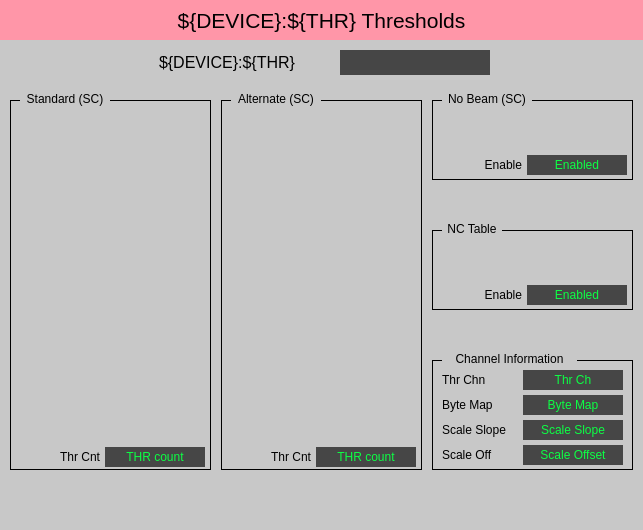
<?xml version="1.0" encoding="UTF-8"?>
<ui version="4.0">
 <class>Form</class>
 <widget class="QWidget" name="Form">
  <property name="geometry">
   <rect>
    <x>0</x>
    <y>0</y>
    <width>643</width>
    <height>530</height>
   </rect>
  </property>
  <property name="windowTitle">
   <string>Form</string>
  </property>
  <widget class="QFrame" name="frame">
   <property name="geometry">
    <rect>
     <x>0</x>
     <y>0</y>
     <width>643</width>
     <height>530</height>
    </rect>
   </property>
   <property name="styleSheet">
    <string notr="true">background-color: rgb(200, 200, 200);</string>
   </property>
   <property name="frameShape">
    <enum>QFrame::NoFrame</enum>
   </property>
   <property name="frameShadow">
    <enum>QFrame::Raised</enum>
   </property>
   <widget class="QLabel" name="label">
    <property name="geometry">
     <rect>
      <x>0</x>
      <y>0</y>
      <width>643</width>
      <height>40</height>
     </rect>
    </property>
    <property name="font">
     <font>
      <pointsize>16</pointsize>
     </font>
    </property>
    <property name="styleSheet">
     <string notr="true">background-color: rgb(255, 150, 168);</string>
    </property>
    <property name="text">
     <string>${DEVICE}:${THR} Thresholds</string>
    </property>
    <property name="alignment">
     <set>Qt::AlignCenter</set>
    </property>
   </widget>
   <widget class="QFrame" name="frame_2">
    <property name="geometry">
     <rect>
      <x>10</x>
      <y>100</y>
      <width>201</width>
      <height>370</height>
     </rect>
    </property>
    <property name="frameShape">
     <enum>QFrame::Box</enum>
    </property>
    <property name="frameShadow">
     <enum>QFrame::Plain</enum>
    </property>
    <widget class="PyDMEmbeddedDisplay" name="PyDMEmbeddedDisplay">
     <property name="geometry">
      <rect>
       <x>5</x>
       <y>10</y>
       <width>193</width>
       <height>42</height>
      </rect>
     </property>
     <property name="toolTip">
      <string/>
     </property>
     <property name="frameShape">
      <enum>QFrame::NoFrame</enum>
     </property>
     <property name="macros" stdset="0">
      <string>{&quot;P&quot;:&quot;${DEVICE}:${THR}&quot;,&quot;THR&quot;:&quot;T0&quot;,&quot;NUM&quot;:&quot;0&quot;}</string>
     </property>
     <property name="filename" stdset="0">
      <string>$PYDM/mps/mps_inline_threshold.ui</string>
     </property>
    </widget>
    <widget class="PyDMEmbeddedDisplay" name="PyDMEmbeddedDisplay_2">
     <property name="geometry">
      <rect>
       <x>5</x>
       <y>52</y>
       <width>193</width>
       <height>42</height>
      </rect>
     </property>
     <property name="toolTip">
      <string/>
     </property>
     <property name="frameShape">
      <enum>QFrame::NoFrame</enum>
     </property>
     <property name="macros" stdset="0">
      <string>{&quot;P&quot;:&quot;${DEVICE}:${THR}&quot;,&quot;THR&quot;:&quot;T1&quot;,&quot;NUM&quot;:&quot;1&quot;}</string>
     </property>
     <property name="filename" stdset="0">
      <string>$PYDM/mps/mps_inline_threshold.ui</string>
     </property>
    </widget>
    <widget class="PyDMEmbeddedDisplay" name="PyDMEmbeddedDisplay_3">
     <property name="geometry">
      <rect>
       <x>5</x>
       <y>94</y>
       <width>193</width>
       <height>42</height>
      </rect>
     </property>
     <property name="toolTip">
      <string/>
     </property>
     <property name="frameShape">
      <enum>QFrame::NoFrame</enum>
     </property>
     <property name="macros" stdset="0">
      <string>{&quot;P&quot;:&quot;${DEVICE}:${THR}&quot;,&quot;THR&quot;:&quot;T2&quot;,&quot;NUM&quot;:&quot;2&quot;}</string>
     </property>
     <property name="filename" stdset="0">
      <string>$PYDM/mps/mps_inline_threshold.ui</string>
     </property>
    </widget>
    <widget class="PyDMEmbeddedDisplay" name="PyDMEmbeddedDisplay_4">
     <property name="geometry">
      <rect>
       <x>5</x>
       <y>136</y>
       <width>193</width>
       <height>42</height>
      </rect>
     </property>
     <property name="toolTip">
      <string/>
     </property>
     <property name="frameShape">
      <enum>QFrame::NoFrame</enum>
     </property>
     <property name="macros" stdset="0">
      <string>{&quot;P&quot;:&quot;${DEVICE}:${THR}&quot;,&quot;THR&quot;:&quot;T3&quot;,&quot;NUM&quot;:&quot;3&quot;}</string>
     </property>
     <property name="filename" stdset="0">
      <string>$PYDM/mps/mps_inline_threshold.ui</string>
     </property>
    </widget>
    <widget class="PyDMEmbeddedDisplay" name="PyDMEmbeddedDisplay_5">
     <property name="geometry">
      <rect>
       <x>5</x>
       <y>178</y>
       <width>193</width>
       <height>42</height>
      </rect>
     </property>
     <property name="toolTip">
      <string/>
     </property>
     <property name="frameShape">
      <enum>QFrame::NoFrame</enum>
     </property>
     <property name="macros" stdset="0">
      <string>{&quot;P&quot;:&quot;${DEVICE}:${THR}&quot;,&quot;THR&quot;:&quot;T4&quot;,&quot;NUM&quot;:&quot;4&quot;}</string>
     </property>
     <property name="filename" stdset="0">
      <string>$PYDM/mps/mps_inline_threshold.ui</string>
     </property>
    </widget>
    <widget class="PyDMEmbeddedDisplay" name="PyDMEmbeddedDisplay_6">
     <property name="geometry">
      <rect>
       <x>5</x>
       <y>220</y>
       <width>193</width>
       <height>42</height>
      </rect>
     </property>
     <property name="toolTip">
      <string/>
     </property>
     <property name="frameShape">
      <enum>QFrame::NoFrame</enum>
     </property>
     <property name="macros" stdset="0">
      <string>{&quot;P&quot;:&quot;${DEVICE}:${THR}&quot;,&quot;THR&quot;:&quot;T5&quot;,&quot;NUM&quot;:&quot;5&quot;}</string>
     </property>
     <property name="filename" stdset="0">
      <string>$PYDM/mps/mps_inline_threshold.ui</string>
     </property>
    </widget>
    <widget class="PyDMEmbeddedDisplay" name="PyDMEmbeddedDisplay_7">
     <property name="geometry">
      <rect>
       <x>5</x>
       <y>262</y>
       <width>193</width>
       <height>42</height>
      </rect>
     </property>
     <property name="toolTip">
      <string/>
     </property>
     <property name="frameShape">
      <enum>QFrame::NoFrame</enum>
     </property>
     <property name="macros" stdset="0">
      <string>{&quot;P&quot;:&quot;${DEVICE}:${THR}&quot;,&quot;THR&quot;:&quot;T6&quot;,&quot;NUM&quot;:&quot;6&quot;}</string>
     </property>
     <property name="filename" stdset="0">
      <string>$PYDM/mps/mps_inline_threshold.ui</string>
     </property>
    </widget>
    <widget class="PyDMEmbeddedDisplay" name="PyDMEmbeddedDisplay_8">
     <property name="geometry">
      <rect>
       <x>5</x>
       <y>304</y>
       <width>193</width>
       <height>44</height>
      </rect>
     </property>
     <property name="toolTip">
      <string/>
     </property>
     <property name="frameShape">
      <enum>QFrame::NoFrame</enum>
     </property>
     <property name="macros" stdset="0">
      <string>{&quot;P&quot;:&quot;${DEVICE}:${THR}&quot;,&quot;THR&quot;:&quot;T7&quot;,&quot;NUM&quot;:&quot;7&quot;}</string>
     </property>
     <property name="filename" stdset="0">
      <string>$PYDM/mps/mps_inline_threshold.ui</string>
     </property>
    </widget>
    <widget class="PyDMLabel" name="PyDMLabel_8">
     <property name="geometry">
      <rect>
       <x>95</x>
       <y>347</y>
       <width>100</width>
       <height>20</height>
      </rect>
     </property>
     <property name="toolTip">
      <string/>
     </property>
     <property name="styleSheet">
      <string notr="true">color: rgb(12, 255, 68);
background-color: rgb(70, 70, 70);</string>
     </property>
     <property name="text">
      <string>THR count</string>
     </property>
     <property name="alignment">
      <set>Qt::AlignCenter</set>
     </property>
     <property name="showUnits" stdset="0">
      <bool>true</bool>
     </property>
     <property name="channel" stdset="0">
      <string>ca://${DEVICE}:${THR}_THR_CNT</string>
     </property>
    </widget>
    <widget class="QLabel" name="label_9">
     <property name="geometry">
      <rect>
       <x>27</x>
       <y>347</y>
       <width>63</width>
       <height>20</height>
      </rect>
     </property>
     <property name="text">
      <string>Thr Cnt</string>
     </property>
     <property name="alignment">
      <set>Qt::AlignRight|Qt::AlignTrailing|Qt::AlignVCenter</set>
     </property>
    </widget>
   </widget>
   <widget class="QLabel" name="label_2">
    <property name="geometry">
     <rect>
      <x>20</x>
      <y>90</y>
      <width>90</width>
      <height>17</height>
     </rect>
    </property>
    <property name="text">
     <string>Standard (SC)</string>
    </property>
    <property name="alignment">
     <set>Qt::AlignCenter</set>
    </property>
   </widget>
   <widget class="QFrame" name="frame_3">
    <property name="geometry">
     <rect>
      <x>221</x>
      <y>100</y>
      <width>201</width>
      <height>370</height>
     </rect>
    </property>
    <property name="frameShape">
     <enum>QFrame::Box</enum>
    </property>
    <property name="frameShadow">
     <enum>QFrame::Plain</enum>
    </property>
    <widget class="PyDMEmbeddedDisplay" name="PyDMEmbeddedDisplay_9">
     <property name="geometry">
      <rect>
       <x>5</x>
       <y>10</y>
       <width>193</width>
       <height>42</height>
      </rect>
     </property>
     <property name="toolTip">
      <string/>
     </property>
     <property name="frameShape">
      <enum>QFrame::NoFrame</enum>
     </property>
     <property name="macros" stdset="0">
      <string>{&quot;P&quot;:&quot;${DEVICE}:${THR}&quot;,&quot;THR&quot;:&quot;T0_ALT&quot;,&quot;NUM&quot;:&quot;0&quot;}</string>
     </property>
     <property name="filename" stdset="0">
      <string>$PYDM/mps/mps_inline_threshold.ui</string>
     </property>
    </widget>
    <widget class="PyDMEmbeddedDisplay" name="PyDMEmbeddedDisplay_10">
     <property name="geometry">
      <rect>
       <x>5</x>
       <y>52</y>
       <width>193</width>
       <height>42</height>
      </rect>
     </property>
     <property name="toolTip">
      <string/>
     </property>
     <property name="frameShape">
      <enum>QFrame::NoFrame</enum>
     </property>
     <property name="macros" stdset="0">
      <string>{&quot;P&quot;:&quot;${DEVICE}:${THR}&quot;,&quot;THR&quot;:&quot;T1_ALT&quot;,&quot;NUM&quot;:&quot;1&quot;}</string>
     </property>
     <property name="filename" stdset="0">
      <string>$PYDM/mps/mps_inline_threshold.ui</string>
     </property>
    </widget>
    <widget class="PyDMEmbeddedDisplay" name="PyDMEmbeddedDisplay_11">
     <property name="geometry">
      <rect>
       <x>5</x>
       <y>94</y>
       <width>193</width>
       <height>42</height>
      </rect>
     </property>
     <property name="toolTip">
      <string/>
     </property>
     <property name="frameShape">
      <enum>QFrame::NoFrame</enum>
     </property>
     <property name="macros" stdset="0">
      <string>{&quot;P&quot;:&quot;${DEVICE}:${THR}&quot;,&quot;THR&quot;:&quot;T2_ALT&quot;,&quot;NUM&quot;:&quot;2&quot;}</string>
     </property>
     <property name="filename" stdset="0">
      <string>$PYDM/mps/mps_inline_threshold.ui</string>
     </property>
    </widget>
    <widget class="PyDMEmbeddedDisplay" name="PyDMEmbeddedDisplay_12">
     <property name="geometry">
      <rect>
       <x>5</x>
       <y>136</y>
       <width>193</width>
       <height>42</height>
      </rect>
     </property>
     <property name="toolTip">
      <string/>
     </property>
     <property name="frameShape">
      <enum>QFrame::NoFrame</enum>
     </property>
     <property name="macros" stdset="0">
      <string>{&quot;P&quot;:&quot;${DEVICE}:${THR}&quot;,&quot;THR&quot;:&quot;T3_ALT&quot;,&quot;NUM&quot;:&quot;3&quot;}</string>
     </property>
     <property name="filename" stdset="0">
      <string>$PYDM/mps/mps_inline_threshold.ui</string>
     </property>
    </widget>
    <widget class="PyDMEmbeddedDisplay" name="PyDMEmbeddedDisplay_13">
     <property name="geometry">
      <rect>
       <x>5</x>
       <y>178</y>
       <width>193</width>
       <height>42</height>
      </rect>
     </property>
     <property name="toolTip">
      <string/>
     </property>
     <property name="frameShape">
      <enum>QFrame::NoFrame</enum>
     </property>
     <property name="macros" stdset="0">
      <string>{&quot;P&quot;:&quot;${DEVICE}:${THR}&quot;,&quot;THR&quot;:&quot;T4_ALT&quot;,&quot;NUM&quot;:&quot;4&quot;}</string>
     </property>
     <property name="filename" stdset="0">
      <string>$PYDM/mps/mps_inline_threshold.ui</string>
     </property>
    </widget>
    <widget class="PyDMEmbeddedDisplay" name="PyDMEmbeddedDisplay_14">
     <property name="geometry">
      <rect>
       <x>5</x>
       <y>220</y>
       <width>193</width>
       <height>42</height>
      </rect>
     </property>
     <property name="toolTip">
      <string/>
     </property>
     <property name="frameShape">
      <enum>QFrame::NoFrame</enum>
     </property>
     <property name="macros" stdset="0">
      <string>{&quot;P&quot;:&quot;${DEVICE}:${THR}&quot;,&quot;THR&quot;:&quot;T5_ALT&quot;,&quot;NUM&quot;:&quot;5&quot;}</string>
     </property>
     <property name="filename" stdset="0">
      <string>$PYDM/mps/mps_inline_threshold.ui</string>
     </property>
    </widget>
    <widget class="PyDMEmbeddedDisplay" name="PyDMEmbeddedDisplay_15">
     <property name="geometry">
      <rect>
       <x>5</x>
       <y>262</y>
       <width>193</width>
       <height>42</height>
      </rect>
     </property>
     <property name="toolTip">
      <string/>
     </property>
     <property name="frameShape">
      <enum>QFrame::NoFrame</enum>
     </property>
     <property name="macros" stdset="0">
      <string>{&quot;P&quot;:&quot;${DEVICE}:${THR}&quot;,&quot;THR&quot;:&quot;T6_ALT&quot;,&quot;NUM&quot;:&quot;6&quot;}</string>
     </property>
     <property name="filename" stdset="0">
      <string>$PYDM/mps/mps_inline_threshold.ui</string>
     </property>
    </widget>
    <widget class="PyDMEmbeddedDisplay" name="PyDMEmbeddedDisplay_16">
     <property name="geometry">
      <rect>
       <x>5</x>
       <y>304</y>
       <width>193</width>
       <height>44</height>
      </rect>
     </property>
     <property name="toolTip">
      <string/>
     </property>
     <property name="frameShape">
      <enum>QFrame::NoFrame</enum>
     </property>
     <property name="macros" stdset="0">
      <string>{&quot;P&quot;:&quot;${DEVICE}:${THR}&quot;,&quot;THR&quot;:&quot;T7_ALT&quot;,&quot;NUM&quot;:&quot;7&quot;}</string>
     </property>
     <property name="filename" stdset="0">
      <string>$PYDM/mps/mps_inline_threshold.ui</string>
     </property>
    </widget>
    <widget class="PyDMLabel" name="PyDMLabel_7">
     <property name="geometry">
      <rect>
       <x>95</x>
       <y>347</y>
       <width>100</width>
       <height>20</height>
      </rect>
     </property>
     <property name="toolTip">
      <string/>
     </property>
     <property name="styleSheet">
      <string notr="true">color: rgb(12, 255, 68);
background-color: rgb(70, 70, 70);</string>
     </property>
     <property name="text">
      <string>THR count</string>
     </property>
     <property name="alignment">
      <set>Qt::AlignCenter</set>
     </property>
     <property name="showUnits" stdset="0">
      <bool>true</bool>
     </property>
     <property name="channel" stdset="0">
      <string>ca://${DEVICE}:${THR}_THR_CNT</string>
     </property>
    </widget>
    <widget class="QLabel" name="label_10">
     <property name="geometry">
      <rect>
       <x>27</x>
       <y>347</y>
       <width>63</width>
       <height>20</height>
      </rect>
     </property>
     <property name="text">
      <string>Thr Cnt</string>
     </property>
     <property name="alignment">
      <set>Qt::AlignRight|Qt::AlignTrailing|Qt::AlignVCenter</set>
     </property>
    </widget>
   </widget>
   <widget class="QLabel" name="label_3">
    <property name="geometry">
     <rect>
      <x>231</x>
      <y>90</y>
      <width>90</width>
      <height>17</height>
     </rect>
    </property>
    <property name="text">
     <string>Alternate (SC)</string>
    </property>
    <property name="alignment">
     <set>Qt::AlignCenter</set>
    </property>
   </widget>
   <widget class="QFrame" name="frame_4">
    <property name="geometry">
     <rect>
      <x>432</x>
      <y>100</y>
      <width>201</width>
      <height>80</height>
     </rect>
    </property>
    <property name="frameShape">
     <enum>QFrame::Box</enum>
    </property>
    <property name="frameShadow">
     <enum>QFrame::Plain</enum>
    </property>
    <widget class="PyDMEmbeddedDisplay" name="PyDMEmbeddedDisplay_17">
     <property name="geometry">
      <rect>
       <x>5</x>
       <y>10</y>
       <width>193</width>
       <height>42</height>
      </rect>
     </property>
     <property name="toolTip">
      <string/>
     </property>
     <property name="frameShape">
      <enum>QFrame::NoFrame</enum>
     </property>
     <property name="macros" stdset="0">
      <string>{&quot;P&quot;:&quot;${DEVICE}:${THR}&quot;,&quot;THR&quot;:&quot;T0_IDL&quot;,&quot;NUM&quot;:&quot;0&quot;}</string>
     </property>
     <property name="filename" stdset="0">
      <string>$PYDM/mps/mps_inline_threshold.ui</string>
     </property>
    </widget>
    <widget class="PyDMLabel" name="PyDMLabel_6">
     <property name="geometry">
      <rect>
       <x>95</x>
       <y>55</y>
       <width>100</width>
       <height>20</height>
      </rect>
     </property>
     <property name="toolTip">
      <string/>
     </property>
     <property name="styleSheet">
      <string notr="true">color: rgb(12, 255, 68);
background-color: rgb(70, 70, 70);</string>
     </property>
     <property name="text">
      <string>Enabled</string>
     </property>
     <property name="alignment">
      <set>Qt::AlignCenter</set>
     </property>
     <property name="showUnits" stdset="0">
      <bool>true</bool>
     </property>
     <property name="channel" stdset="0">
      <string>ca://${DEVICE}:${THR}_IDL_EN</string>
     </property>
    </widget>
    <widget class="QLabel" name="label_7">
     <property name="geometry">
      <rect>
       <x>45</x>
       <y>55</y>
       <width>45</width>
       <height>20</height>
      </rect>
     </property>
     <property name="text">
      <string>Enable</string>
     </property>
     <property name="alignment">
      <set>Qt::AlignRight|Qt::AlignTrailing|Qt::AlignVCenter</set>
     </property>
    </widget>
   </widget>
   <widget class="QLabel" name="label_4">
    <property name="geometry">
     <rect>
      <x>442</x>
      <y>90</y>
      <width>90</width>
      <height>17</height>
     </rect>
    </property>
    <property name="text">
     <string>No Beam (SC)</string>
    </property>
    <property name="alignment">
     <set>Qt::AlignCenter</set>
    </property>
   </widget>
   <widget class="QFrame" name="frame_5">
    <property name="geometry">
     <rect>
      <x>432</x>
      <y>230</y>
      <width>201</width>
      <height>80</height>
     </rect>
    </property>
    <property name="frameShape">
     <enum>QFrame::Box</enum>
    </property>
    <property name="frameShadow">
     <enum>QFrame::Plain</enum>
    </property>
    <widget class="PyDMEmbeddedDisplay" name="PyDMEmbeddedDisplay_18">
     <property name="geometry">
      <rect>
       <x>5</x>
       <y>10</y>
       <width>193</width>
       <height>42</height>
      </rect>
     </property>
     <property name="toolTip">
      <string/>
     </property>
     <property name="frameShape">
      <enum>QFrame::NoFrame</enum>
     </property>
     <property name="macros" stdset="0">
      <string>{&quot;P&quot;:&quot;${DEVICE}:${THR}&quot;,&quot;THR&quot;:&quot;T0_LC1&quot;,&quot;NUM&quot;:&quot;0&quot;}</string>
     </property>
     <property name="filename" stdset="0">
      <string>$PYDM/mps/mps_inline_threshold.ui</string>
     </property>
    </widget>
    <widget class="PyDMLabel" name="PyDMLabel_5">
     <property name="geometry">
      <rect>
       <x>95</x>
       <y>55</y>
       <width>100</width>
       <height>20</height>
      </rect>
     </property>
     <property name="toolTip">
      <string/>
     </property>
     <property name="styleSheet">
      <string notr="true">color: rgb(12, 255, 68);
background-color: rgb(70, 70, 70);</string>
     </property>
     <property name="text">
      <string>Enabled</string>
     </property>
     <property name="alignment">
      <set>Qt::AlignCenter</set>
     </property>
     <property name="showUnits" stdset="0">
      <bool>true</bool>
     </property>
     <property name="channel" stdset="0">
      <string>ca://${DEVICE}:${THR}_LC1_EN</string>
     </property>
    </widget>
    <widget class="QLabel" name="label_8">
     <property name="geometry">
      <rect>
       <x>45</x>
       <y>55</y>
       <width>45</width>
       <height>20</height>
      </rect>
     </property>
     <property name="text">
      <string>Enable</string>
     </property>
     <property name="alignment">
      <set>Qt::AlignRight|Qt::AlignTrailing|Qt::AlignVCenter</set>
     </property>
    </widget>
   </widget>
   <widget class="QLabel" name="label_5">
    <property name="geometry">
     <rect>
      <x>442</x>
      <y>220</y>
      <width>60</width>
      <height>17</height>
     </rect>
    </property>
    <property name="text">
     <string>NC Table</string>
    </property>
    <property name="alignment">
     <set>Qt::AlignCenter</set>
    </property>
   </widget>
   <widget class="QFrame" name="frame_6">
    <property name="geometry">
     <rect>
      <x>432</x>
      <y>360</y>
      <width>201</width>
      <height>110</height>
     </rect>
    </property>
    <property name="frameShape">
     <enum>QFrame::Box</enum>
    </property>
    <property name="frameShadow">
     <enum>QFrame::Plain</enum>
    </property>
    <widget class="PyDMLabel" name="PyDMLabel">
     <property name="geometry">
      <rect>
       <x>91</x>
       <y>10</y>
       <width>100</width>
       <height>20</height>
      </rect>
     </property>
     <property name="toolTip">
      <string/>
     </property>
     <property name="styleSheet">
      <string notr="true">color: rgb(12, 255, 68);
background-color: rgb(70, 70, 70);</string>
     </property>
     <property name="text">
      <string>Thr Ch</string>
     </property>
     <property name="alignment">
      <set>Qt::AlignCenter</set>
     </property>
     <property name="showUnits" stdset="0">
      <bool>true</bool>
     </property>
     <property name="channel" stdset="0">
      <string>ca://${DEVICE}:${THR}_THR_CH</string>
     </property>
    </widget>
    <widget class="PyDMLabel" name="PyDMLabel_2">
     <property name="geometry">
      <rect>
       <x>91</x>
       <y>35</y>
       <width>100</width>
       <height>20</height>
      </rect>
     </property>
     <property name="toolTip">
      <string/>
     </property>
     <property name="styleSheet">
      <string notr="true">color: rgb(12, 255, 68);
background-color: rgb(70, 70, 70);</string>
     </property>
     <property name="text">
      <string>Byte Map</string>
     </property>
     <property name="alignment">
      <set>Qt::AlignCenter</set>
     </property>
     <property name="showUnits" stdset="0">
      <bool>true</bool>
     </property>
     <property name="channel" stdset="0">
      <string>ca://${DEVICE}:${THR}_THR_BYTEMAP</string>
     </property>
    </widget>
    <widget class="PyDMLabel" name="PyDMLabel_3">
     <property name="geometry">
      <rect>
       <x>91</x>
       <y>60</y>
       <width>100</width>
       <height>20</height>
      </rect>
     </property>
     <property name="toolTip">
      <string/>
     </property>
     <property name="styleSheet">
      <string notr="true">color: rgb(12, 255, 68);
background-color: rgb(70, 70, 70);</string>
     </property>
     <property name="text">
      <string>Scale Slope</string>
     </property>
     <property name="alignment">
      <set>Qt::AlignCenter</set>
     </property>
     <property name="showUnits" stdset="0">
      <bool>true</bool>
     </property>
     <property name="channel" stdset="0">
      <string>ca://${DEVICE}:${THR}_SS_RBV</string>
     </property>
    </widget>
    <widget class="PyDMLabel" name="PyDMLabel_4">
     <property name="geometry">
      <rect>
       <x>91</x>
       <y>85</y>
       <width>100</width>
       <height>20</height>
      </rect>
     </property>
     <property name="toolTip">
      <string/>
     </property>
     <property name="styleSheet">
      <string notr="true">color: rgb(12, 255, 68);
background-color: rgb(70, 70, 70);</string>
     </property>
     <property name="text">
      <string>Scale Offset</string>
     </property>
     <property name="alignment">
      <set>Qt::AlignCenter</set>
     </property>
     <property name="showUnits" stdset="0">
      <bool>true</bool>
     </property>
     <property name="channel" stdset="0">
      <string>ca://${DEVICE}:${THR}_SO_RBV</string>
     </property>
    </widget>
    <widget class="QLabel" name="label_11">
     <property name="geometry">
      <rect>
       <x>10</x>
       <y>10</y>
       <width>63</width>
       <height>20</height>
      </rect>
     </property>
     <property name="text">
      <string>Thr Chn</string>
     </property>
     <property name="alignment">
      <set>Qt::AlignLeading|Qt::AlignLeft|Qt::AlignVCenter</set>
     </property>
    </widget>
    <widget class="QLabel" name="label_12">
     <property name="geometry">
      <rect>
       <x>10</x>
       <y>35</y>
       <width>63</width>
       <height>20</height>
      </rect>
     </property>
     <property name="text">
      <string>Byte Map</string>
     </property>
     <property name="alignment">
      <set>Qt::AlignLeading|Qt::AlignLeft|Qt::AlignVCenter</set>
     </property>
    </widget>
    <widget class="QLabel" name="label_13">
     <property name="geometry">
      <rect>
       <x>10</x>
       <y>60</y>
       <width>75</width>
       <height>20</height>
      </rect>
     </property>
     <property name="text">
      <string>Scale Slope</string>
     </property>
     <property name="alignment">
      <set>Qt::AlignLeading|Qt::AlignLeft|Qt::AlignVCenter</set>
     </property>
    </widget>
    <widget class="QLabel" name="label_14">
     <property name="geometry">
      <rect>
       <x>10</x>
       <y>85</y>
       <width>75</width>
       <height>20</height>
      </rect>
     </property>
     <property name="text">
      <string>Scale Off</string>
     </property>
     <property name="alignment">
      <set>Qt::AlignLeading|Qt::AlignLeft|Qt::AlignVCenter</set>
     </property>
    </widget>
   </widget>
   <widget class="QLabel" name="label_6">
    <property name="geometry">
     <rect>
      <x>442</x>
      <y>350</y>
      <width>135</width>
      <height>17</height>
     </rect>
    </property>
    <property name="text">
     <string>Channel Information</string>
    </property>
    <property name="alignment">
     <set>Qt::AlignCenter</set>
    </property>
   </widget>
   <widget class="QLabel" name="label_15">
    <property name="geometry">
     <rect>
      <x>159</x>
      <y>50</y>
      <width>175</width>
      <height>25</height>
     </rect>
    </property>
    <property name="font">
     <font>
      <pointsize>12</pointsize>
     </font>
    </property>
    <property name="text">
     <string>${DEVICE}:${THR}</string>
    </property>
   </widget>
   <widget class="PyDMLabel" name="PyDMLabel_9">
    <property name="geometry">
     <rect>
      <x>340</x>
      <y>50</y>
      <width>150</width>
      <height>25</height>
     </rect>
    </property>
    <property name="font">
     <font>
      <pointsize>12</pointsize>
     </font>
    </property>
    <property name="toolTip">
     <string/>
    </property>
    <property name="styleSheet">
     <string notr="true">color: rgb(12, 255, 68);
background-color: rgb(70, 70, 70);</string>
    </property>
    <property name="alignment">
     <set>Qt::AlignCenter</set>
    </property>
    <property name="showUnits" stdset="0">
     <bool>true</bool>
    </property>
    <property name="channel" stdset="0">
     <string>ca://${DEVICE}:${THR}</string>
    </property>
   </widget>
   <widget class="PyDMDrawingImage" name="PyDMDrawingImage">
    <property name="geometry">
     <rect>
      <x>10</x>
      <y>479</y>
      <width>250</width>
      <height>50</height>
     </rect>
    </property>
    <property name="toolTip">
     <string/>
    </property>
    <property name="filename" stdset="0">
     <string>lcls_mps_lockup_sidebyside_digital.png</string>
    </property>
   </widget>
  </widget>
 </widget>
 <customwidgets>
  <customwidget>
   <class>PyDMLabel</class>
   <extends>QLabel</extends>
   <header>pydm.widgets.label</header>
  </customwidget>
  <customwidget>
   <class>PyDMEmbeddedDisplay</class>
   <extends>QFrame</extends>
   <header>pydm.widgets.embedded_display</header>
  </customwidget>
  <customwidget>
   <class>PyDMDrawingImage</class>
   <extends>QWidget</extends>
   <header>pydm.widgets.drawing</header>
  </customwidget>
 </customwidgets>
 <resources/>
 <connections/>
</ui>
